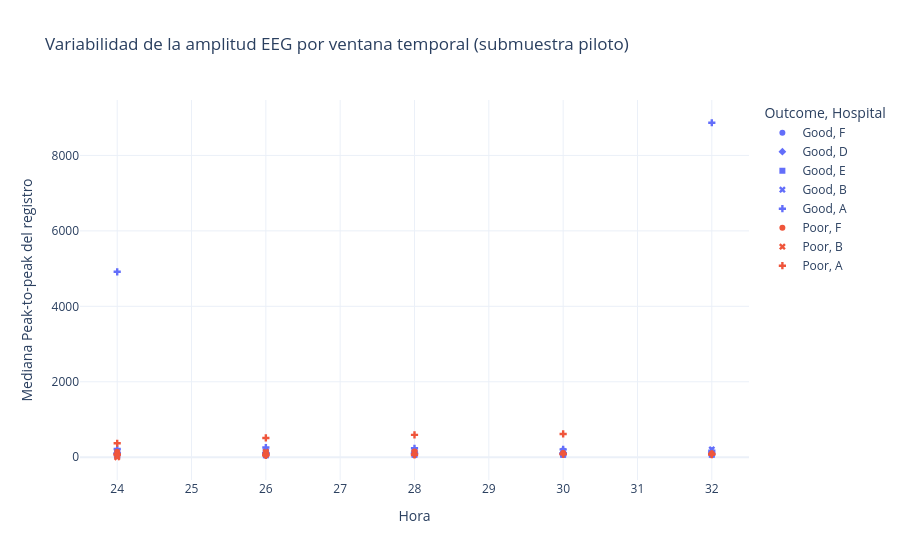

Notebook source saved alongside this figure:
### Code cell
import plotly.express as px

fig = px.scatter(
    eeg_record_summary,
    x="Hour",
    y="Median_Peak_to_peak",
    color="Outcome",
    symbol="Hospital",
    hover_data=[
        "Patient",
        "Record",
        "Hospital",
        "CPC"
    ],
    title=(
        "Variabilidad de la amplitud EEG por ventana temporal "
        "(submuestra piloto)"
    ),
    labels={
        "Hour": "Hora",
        "Median_Peak_to_peak":
            "Mediana Peak-to-peak del registro"
    }
)

fig.update_layout(
    template="plotly_white"
)

fig.show()

### Figure 1 — Plotly figure (JSON) as saved in the notebook; plotly's stock layout.template omitted (floating-point values rounded to 4 significant figures)
{"data": [{"customdata": [["0286", "0286_005_024_EEG", "F", "1"], ["0286", "0286_008_026_EEG", "F", "1"], ["0286", "0286_010_028_EEG", "F", "1"], ["0286", "0286_012_030_EEG", "F", "1"], ["0286", "0286_015_032_EEG", "F", "1"]], "hovertemplate": "Outcome=Good<br>Hospital=%{customdata[2]}<br>Hora=%{x}<br>Mediana Peak-to-peak del registro=%{y}<br>Patient=%{customdata[0]}<br>Record=%{customdata[1]}<br>CPC=%{customdata[3]}<extra></extra>", "legendgroup": "Good, F", "marker": {"color": "#636efa", "symbol": "circle"}, "mode": "markers", "name": "Good, F", "orientation": "v", "showlegend": true, "type": "scatter", "x": [24, 26, 28, 30, 32], "xaxis": "x", "y": [92.78, 76.06, 73.32, 74.17, 68.83], "yaxis": "y"}, {"customdata": [["0303", "0303_004_024_EEG", "D", "1"], ["0303", "0303_006_026_EEG", "D", "1"], ["0303", "0303_008_028_EEG", "D", "1"], ["0303", "0303_010_030_EEG", "D", "1"], ["0303", "0303_012_032_EEG", "D", "1"]], "hovertemplate": "Outcome=Good<br>Hospital=%{customdata[2]}<br>Hora=%{x}<br>Mediana Peak-to-peak del registro=%{y}<br>Patient=%{customdata[0]}<br>Record=%{customdata[1]}<br>CPC=%{customdata[3]}<extra></extra>", "legendgroup": "Good, D", "marker": {"color": "#636efa", "symbol": "diamond"}, "mode": "markers", "name": "Good, D", "orientation": "v", "showlegend": true, "type": "scatter", "x": [24, 26, 28, 30, 32], "xaxis": "x", "y": [102.8, 104.0, 96.0, 107.4, 119.3], "yaxis": "y"}, {"customdata": [["0306", "0306_005_024_EEG", "E", "1"], ["0306", "0306_007_026_EEG", "E", "1"], ["0306", "0306_010_028_EEG", "E", "1"], ["0306", "0306_012_030_EEG", "E", "1"], ["0306", "0306_015_032_EEG", "E", "1"], ["0354", "0354_020_024_EEG", "E", "2"], ["0354", "0354_022_026_EEG", "E", "2"], ["0354", "0354_024_028_EEG", "E", "2"], ["0354", "0354_026_030_EEG", "E", "2"], ["0354", "0354_028_032_EEG", "E", "2"]], "hovertemplate": "Outcome=Good<br>Hospital=%{customdata[2]}<br>Hora=%{x}<br>Mediana Peak-to-peak del registro=%{y}<br>Patient=%{customdata[0]}<br>Record=%{customdata[1]}<br>CPC=%{customdata[3]}<extra></extra>", "legendgroup": "Good, E", "marker": {"color": "#636efa", "symbol": "square"}, "mode": "markers", "name": "Good, E", "orientation": "v", "showlegend": true, "type": "scatter", "x": [24, 26, 28, 30, 32, 24, 26, 28, 30, 32], "xaxis": "x", "y": [42.69, 50.65, 63.01, 62.71, 63.79, 110.1, 113.8, 111.6, 99.15, 103.5], "yaxis": "y"}, {"customdata": [["0313", "0313_021_024_EEG", "B", "1"], ["0313", "0313_023_026_EEG", "B", "1"], ["0313", "0313_025_028_EEG", "B", "1"], ["0313", "0313_027_030_EEG", "B", "1"], ["0313", "0313_029_032_EEG", "B", "1"], ["0424", "0424_022_024_EEG", "B", "2"], ["0424", "0424_024_026_EEG", "B", "2"], ["0424", "0424_026_028_EEG", "B", "2"], ["0424", "0424_028_030_EEG", "B", "2"], ["0434", "0434_001_024_EEG", "B", "2"]], "hovertemplate": "Outcome=Good<br>Hospital=%{customdata[2]}<br>Hora=%{x}<br>Mediana Peak-to-peak del registro=%{y}<br>Patient=%{customdata[0]}<br>Record=%{customdata[1]}<br>CPC=%{customdata[3]}<extra></extra>", "legendgroup": "Good, B", "marker": {"color": "#636efa", "symbol": "x"}, "mode": "markers", "name": "Good, B", "orientation": "v", "showlegend": true, "type": "scatter", "x": [24, 26, 28, 30, 32, 24, 26, 28, 30, 24], "xaxis": "x", "y": [123.7, 87.03, 88.48, 84.89, 205.1, 163.1, 162.0, 171.1, 168.2, 70.88], "yaxis": "y"}, {"customdata": [["0334", "0334_020_024_EEG", "A", "1"], ["0334", "0334_022_026_EEG", "A", "1"], ["0362", "0362_022_024_EEG", "A", "1"], ["0362", "0362_025_026_EEG", "A", "1"], ["0362", "0362_027_028_EEG", "A", "1"], ["0362", "0362_029_030_EEG", "A", "1"], ["0362", "0362_031_032_EEG", "A", "1"], ["0365", "0365_011_024_EEG", "A", "1"], ["0365", "0365_013_026_EEG", "A", "1"], ["0365", "0365_015_028_EEG", "A", "1"], ["0365", "0365_017_030_EEG", "A", "1"], ["0365", "0365_019_032_EEG", "A", "1"], ["0415", "0415_022_024_EEG", "A", "2"], ["0415", "0415_024_026_EEG", "A", "2"], ["0415", "0415_026_028_EEG", "A", "2"], ["0415", "0415_028_030_EEG", "A", "2"], ["0415", "0415_030_032_EEG", "A", "2"]], "hovertemplate": "Outcome=Good<br>Hospital=%{customdata[2]}<br>Hora=%{x}<br>Mediana Peak-to-peak del registro=%{y}<br>Patient=%{customdata[0]}<br>Record=%{customdata[1]}<br>CPC=%{customdata[3]}<extra></extra>", "legendgroup": "Good, A", "marker": {"color": "#636efa", "symbol": "cross"}, "mode": "markers", "name": "Good, A", "orientation": "v", "showlegend": true, "type": "scatter", "x": [24, 26, 24, 26, 28, 30, 32, 24, 26, 28, 30, 32, 24, 26, 28, 30, 32], "xaxis": "x", "y": [88.92, 76.23, 104.7, 99.28, 95.05, 103.9, 8866.0, 4915.0, 116.7, 123.3, 101.0, 90.73, 218.9, 257.2, 239.1, 209.6, 170.5], "yaxis": "y"}, {"customdata": [["0411", "0411_017_024_EEG", "F", "5"], ["0411", "0411_019_026_EEG", "F", "5"], ["0411", "0411_021_028_EEG", "F", "5"], ["0411", "0411_023_030_EEG", "F", "5"], ["0411", "0411_026_032_EEG", "F", "5"]], "hovertemplate": "Outcome=Poor<br>Hospital=%{customdata[2]}<br>Hora=%{x}<br>Mediana Peak-to-peak del registro=%{y}<br>Patient=%{customdata[0]}<br>Record=%{customdata[1]}<br>CPC=%{customdata[3]}<extra></extra>", "legendgroup": "Poor, F", "marker": {"color": "#EF553B", "symbol": "circle"}, "mode": "markers", "name": "Poor, F", "orientation": "v", "showlegend": true, "type": "scatter", "x": [24, 26, 28, 30, 32], "xaxis": "x", "y": [147.3, 126.4, 154.3, 114.4, 96.61], "yaxis": "y"}, {"customdata": [["0364", "0364_021_024_EEG", "B", "5"], ["0364", "0364_023_026_EEG", "B", "5"], ["0364", "0364_025_028_EEG", "B", "5"], ["0405", "0405_017_024_EEG", "B", "5"], ["0405", "0405_019_026_EEG", "B", "5"]], "hovertemplate": "Outcome=Poor<br>Hospital=%{customdata[2]}<br>Hora=%{x}<br>Mediana Peak-to-peak del registro=%{y}<br>Patient=%{customdata[0]}<br>Record=%{customdata[1]}<br>CPC=%{customdata[3]}<extra></extra>", "legendgroup": "Poor, B", "marker": {"color": "#EF553B", "symbol": "x"}, "mode": "markers", "name": "Poor, B", "orientation": "v", "showlegend": true, "type": "scatter", "x": [24, 26, 28, 24, 26], "xaxis": "x", "y": [0.0, 140.2, 126.5, 30.9, 73.3], "yaxis": "y"}, {"customdata": [["0371", "0371_013_024_EEG", "A", "3"], ["0371", "0371_015_026_EEG", "A", "3"], ["0371", "0371_018_028_EEG", "A", "3"], ["0371", "0371_020_030_EEG", "A", "3"], ["0371", "0371_023_032_EEG", "A", "3"], ["0399", "0399_009_024_EEG", "A", "5"], ["0399", "0399_012_026_EEG", "A", "5"], ["0399", "0399_014_028_EEG", "A", "5"], ["0399", "0399_017_030_EEG", "A", "5"], ["0399", "0399_019_032_EEG", "A", "5"], ["0402", "0402_008_024_EEG", "A", "5"], ["0402", "0402_010_026_EEG", "A", "5"], ["0402", "0402_012_028_EEG", "A", "5"], ["0402", "0402_014_030_EEG", "A", "5"]], "hovertemplate": "Outcome=Poor<br>Hospital=%{customdata[2]}<br>Hora=%{x}<br>Mediana Peak-to-peak del registro=%{y}<br>Patient=%{customdata[0]}<br>Record=%{customdata[1]}<br>CPC=%{customdata[3]}<extra></extra>", "legendgroup": "Poor, A", "marker": {"color": "#EF553B", "symbol": "cross"}, "mode": "markers", "name": "Poor, A", "orientation": "v", "showlegend": true, "type": "scatter", "x": [24, 26, 28, 30, 32, 24, 26, 28, 30, 32, 24, 26, 28, 30], "xaxis": "x", "y": [79.0, 65.39, 76.76, 83.1, 87.37, 58.25, 52.08, 60.61, 87.42, 71.46, 371.2, 510.9, 592.6, 618.2], "yaxis": "y"}], "layout": {"legend": {"title": {"text": "Outcome, Hospital"}, "tracegroupgap": 0}, "title": {"text": "Variabilidad de la amplitud EEG por ventana temporal (submuestra piloto)"}, "xaxis": {"anchor": "y", "domain": [0, 1], "title": {"text": "Hora"}}, "yaxis": {"anchor": "x", "domain": [0, 1], "title": {"text": "Mediana Peak-to-peak del registro"}}}}
